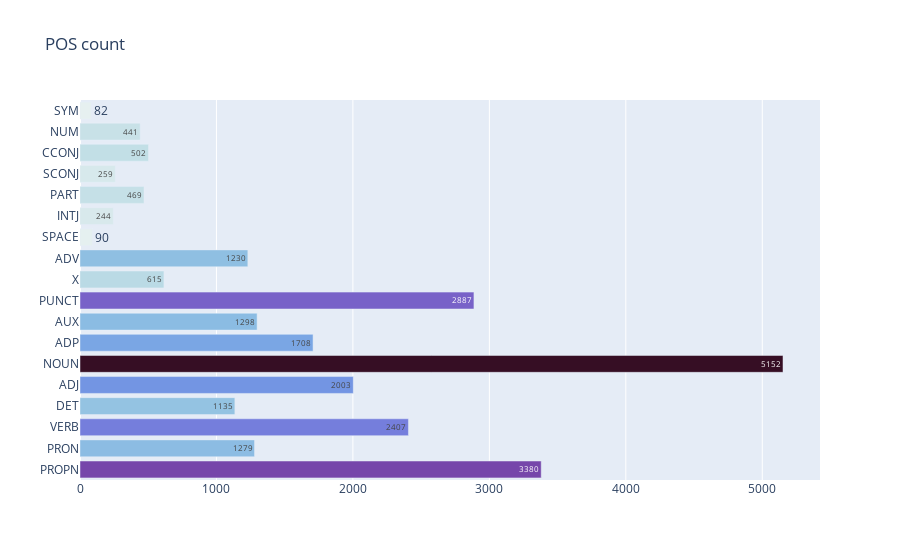

Here is the notebook cell this chart was saved with:
### Markdown cell above
![image.png](attachment:image-2.png)

### Code cell
x=list(a_count_dict.values())
y=list(a_count_dict.keys())
fig=go.Figure(go.Bar(x=x,
                     y=y,
                     text=x,
                     orientation='h',
                     marker=dict(color=x,
                                    colorscale='dense') ))
fig.update_layout(title='POS count')
fig.show()

### Figure 1 — Plotly figure (JSON) as saved in the notebook; plotly's stock layout.template omitted (floating-point values rounded to 4 significant figures)
{"data": [{"marker": {"color": [3380, 1279, 2407, 1135, 2003, 5152, 1708, 1298, 2887, 615, 1230, 90, 244, 469, 259, 502, 441, 82], "colorscale": [[0, "rgb(230, 240, 240)"], [0.09091, "rgb(191, 221, 229)"], [0.1818, "rgb(156, 201, 226)"], [0.2727, "rgb(129, 180, 227)"], [0.3636, "rgb(115, 154, 228)"], [0.4545, "rgb(117, 127, 221)"], [0.5455, "rgb(120, 100, 202)"], [0.6364, "rgb(119, 74, 175)"], [0.7273, "rgb(113, 50, 141)"], [0.8182, "rgb(100, 31, 104)"], [0.9091, "rgb(80, 20, 66)"], [1, "rgb(54, 14, 36)"]]}, "orientation": "h", "text": ["3380", "1279", "2407", "1135", "2003", "5152", "1708", "1298", "2887", "615", "1230", "90", "244", "469", "259", "502", "441", "82"], "type": "bar", "x": [3380, 1279, 2407, 1135, 2003, 5152, 1708, 1298, 2887, 615, 1230, 90, 244, 469, 259, 502, 441, 82], "y": ["PROPN", "PRON", "VERB", "DET", "ADJ", "NOUN", "ADP", "AUX", "PUNCT", "X", "ADV", "SPACE", "INTJ", "PART", "SCONJ", "CCONJ", "NUM", "SYM"]}], "layout": {"title": {"text": "POS count"}}}
